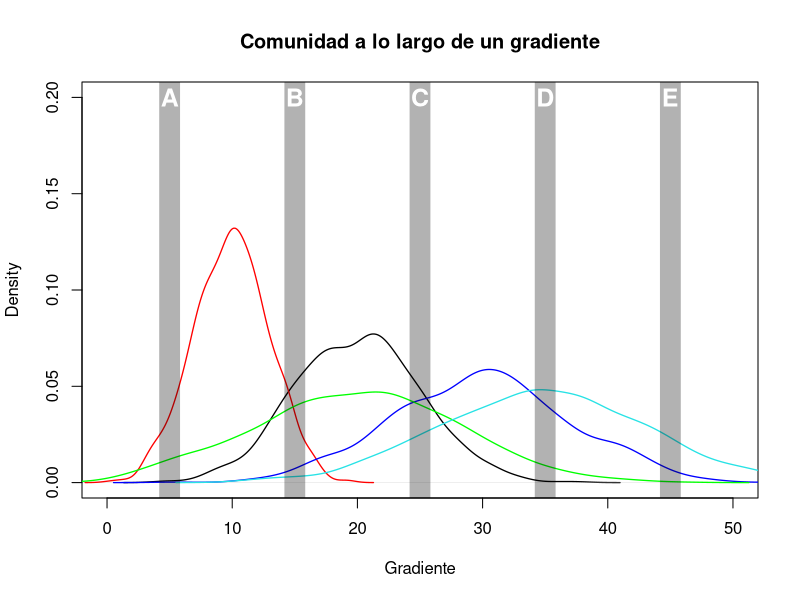
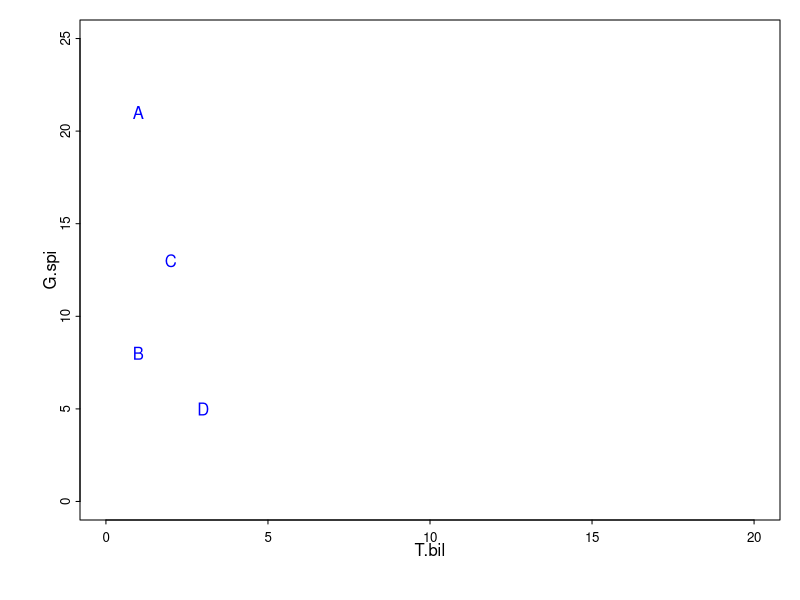
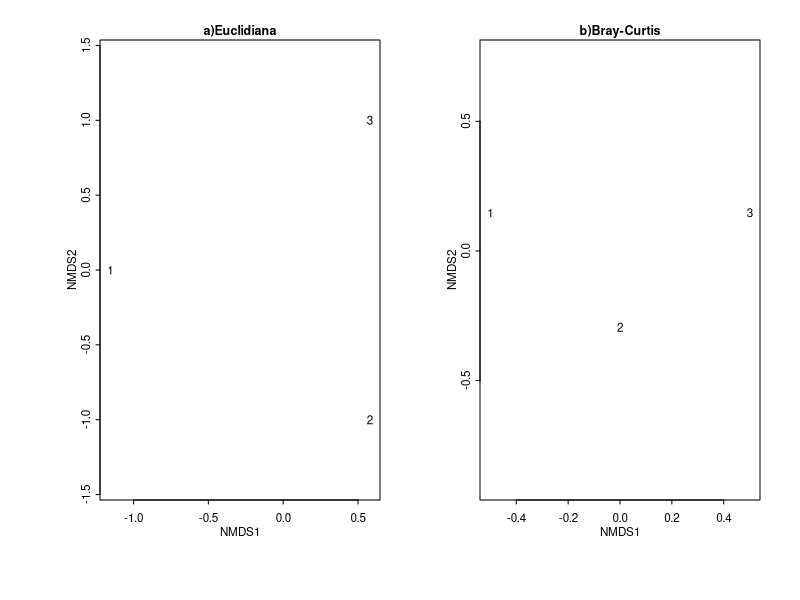
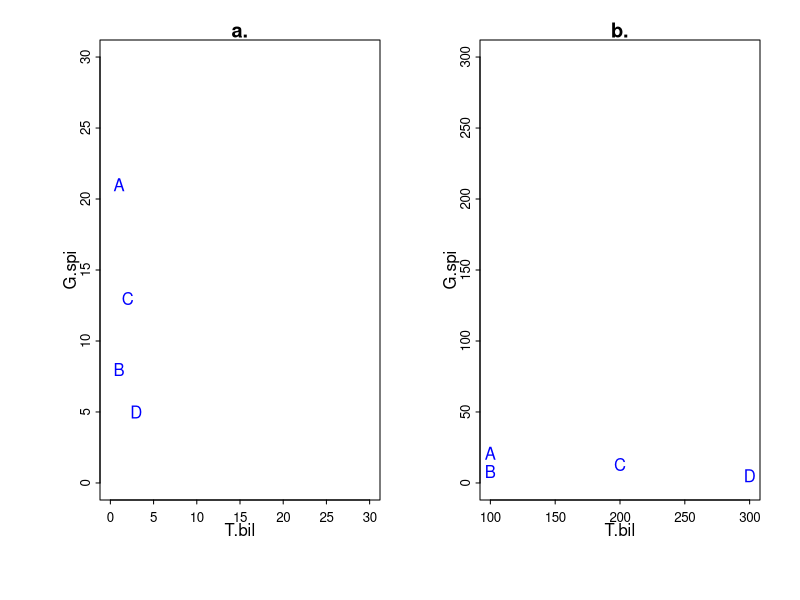
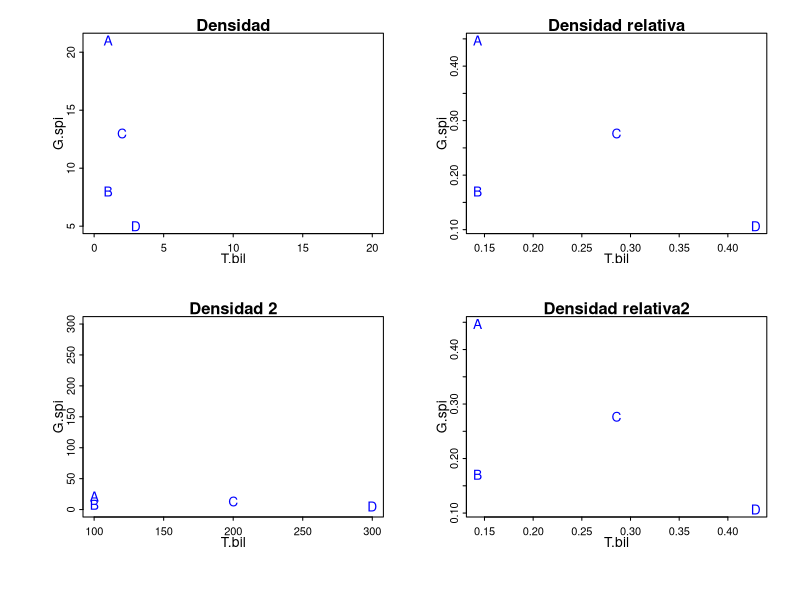

The R source for these figures, in order:
## ---- chunk 1
set.seed(3)
com <- matrix(c(rnorm(1000, 20, 5), rnorm(1000, 10, 3),
                rnorm(1000, 30, 7), rnorm(1000, 20, 8),
                rnorm(1000, 35, 8)), 1000, 5)
colnames(com) <- letters[1:5]

plot(density(com[,"a"]),main = "Comunidad a lo largo de un gradiente", xlab="Gradiente", ylim=c(0, 0.2), xlim=c(0,50), lwd=1.3)
lines(density(com[,"b"]), col="red", lwd=1.3)
lines(density(com[,"c"]), col="blue", lwd=1.3)
lines(density(com[,"d"]), col="green", lwd=1.3)
lines(density(com[,"e"]), col=5, lwd=1.3)

abline(v=seq(5,45, by=10), lty=1, lwd=20, col=rgb(0,0,0,0.3))
text(seq(5,45, by=10),rep(0.20, 5),LETTERS[1:5], cex=1.5, font=2, col="white")

## ---- chunk 2
dens <- data.frame(T.bil = c(1, 1, 2, 3), G.spi = c(21, 8, 13, 5),
                   C.tri = c(11, 3, 7, 5), C.sca = c(16, 0, 9, 4))
row.names(dens) <- LETTERS[1:4]
dens
## ---- chunk 3
par(mar=c(4,4,1,1), mgp=c(1,0.3,0), tcl= -0.2)
plot(dens[,1:2], type = "n", cex.axis=0.8, xlim=c(0,20), ylim=c(0,25)) 
text(dens[,1:2], row.names(dens), col ="blue")
## ---- chunk 4
comp <- dens
comp[comp>0] <- 1 #Generamos una matriz de presencia ausencia
comp

a <- sum(colSums(comp[1:2,])==1&comp[2,]==0)#Ocurren en A pero no en B
b <- sum(colSums(comp[1:2,])==1&comp[1,]==FALSE)#Ocurren en B pero no en A
c <- sum(colSums(comp[1:2,])==2) #ocurren en A y B

a;b;c
## ---- chunk 5
Sor <- (2*c)/(a+b+(2*c))
Jac <- c/(a+b+c)
Sim <- c/c+min(a,b)

Sor; Jac; Sim
## ---- chunk 6
library(knitr)

MatPS <- rbind(dens[1:2,], apply(dens[1:2, ], 2, min))#Obtenemos el valor mínimo de cada especie
MatPS <- data.frame(MatPS, Medidas=rowSums(MatPS), Tipo= c("A", "B", "W")) #Obtenemos W,A,B

kable(MatPS, caption = "Medidas para obtener el porcentaje de Similitud")

PS <- (2*MatPS[3,5])/(MatPS[1,5]+MatPS[2,5])
PS
## ---- chunk 7
x <- dens[2, 1] - dens[3, 1]
## ---- chunk 8
y <- dens[2, 2] - dens[3, 2]
## ---- chunk 9
sqrt(x^2 + y^2)
## ---- chunk 10
dist(dens[,1:2])
## ---- chunk 11
dcMat <- data.frame(spp1=c(1,0,0),spp2=c(1,1,0),
                    spp3=c(0,1,0),sp4=c(0,1,0),
                    spp5=c(0,1,1), spp6=c(0,0,1))

kable(dcMat, caption = "Efecto del doble cero")

## ---- chunk 12
library(vegan)
vegdist(dcMat, "euclidean")
## ---- chunk 13
dcMat2 <- data.frame(spp1=c(0,1,0),spp2=c(1,0,8),
                    spp3=c(1,0,7))

kable(dcMat2, caption = "Efecto de la abundancia")
## ---- chunk 14
vegdist(dcMat2, "euclidean")
## ---- chunk 15

library(vegan) 

#Distancia Euclidiana
mdsE <- metaMDS(dcMat, distance = "euc", autotransform = FALSE, trace = 0) 
#Distancia de Bray-Curtis
mdsB <- metaMDS(dcMat, distance = "bray", autotransform = FALSE, trace = 0) 

## ---- chunk 16

par(mfcol=c(1,2), oma=c(1,1,1,1), mar=c(4,4,1,1),
    mgp=c(1,0.3,0), tcl= -0.2)

plot(mdsE, display = "sites", 
     type = "text",main="a)Euclidiana", 
     cex.axis= 0.7, cex.main=0.75, cex.lab=0.7)

plot(mdsB, display = "sites", type = "text", 
     main="b)Bray-Curtis", 
     cex.axis= 0.7, cex.main=0.75, cex.lab=0.7)
## ---- chunk 17
par(mar=c(4,4,1,1), mgp=c(1,0.3,0), mfcol=c(1,2), tcl= -0.2)
dens1 <- dens
dens1$T.bil <- dens1$T.bil*100
plot(dens[,1:2], type = "n", cex.axis=0.8, xlim=c(0,30), ylim=c(0,30), main="a.") 
text(dens[,1:2], row.names(dens), col ="blue")

plot(dens1[,1:2], type = "n", cex.axis=0.8, ylim=c(0,300), main="b.") 
text(dens1[,1:2], row.names(dens1), col ="blue")
## ---- chunk 18
dens[,1]/sum(dens[,1])
dens1[,1]/sum(dens1[,1])
## ---- chunk 19

dens3 <- dens[,1:2]

for(i in 1:2){
dens3[,i] <- dens[,i]/sum(dens[,i])
}
dens4 <- dens1[,1:2]

for(i in 1:2){
dens4[,i] <- dens1[,i]/sum(dens1[,i])
}

par(mfcol=c(2,2), mar=c(4,4,1,1), mgp=c(1,0.3,0), tcl= -0.2)
plot(dens[,1:2], type = "n", cex.axis=0.8, xlim=c(0,20), main = "Densidad") 
text(dens[,1:2], row.names(dens), col ="blue")

plot(dens1[,1:2], type = "n", cex.axis=0.8, ylim=c(0,300), main = "Densidad 2") 
text(dens1[,1:2], row.names(dens1), col ="blue")

plot(dens3, type = "n", cex.axis=0.8, main = "Densidad relativa") 
text(dens3, row.names(dens3), col ="blue")

plot(dens4, type = "n", cex.axis=0.8, main = "Densidad relativa2") 
text(dens4, row.names(dens4), col ="blue")

## ---- chunk 20
library(readxl)
library(knitr)
dta <- read_excel("bentos.xlsx")
kable(dta, caption = "Comunidad de macroinvertebrados acuáticos")

## ---- chunk 21
set.seed(4)
aves<- data.frame(sp1= sample(1:90, 10), sp2= sample(100:250, 10))

insectos<- data.frame(sp1= sample(5:99, 10), sp2= sample(1000:2500, 10))

##¿Qué pasa cuando transformamos?
aveT <- round(cbind(aves, sqrt(aves),log(aves)),2)
colnames(aveT) <- paste(rep(c("sp1", "sp2"), 3), c("","","sqrt", "sqrt", "log", "log"), sep=".")

kable(aveT, caption = "Efecto de la transformación. Pequeñas diferencias")

insT <- round(cbind(insectos, sqrt(insectos),log(insectos)),2) 
colnames(insT) <- paste(rep(c("sp1", "sp2"), 3), c("","","sqrt", "sqrt", "log", "log"), sep=".")

kable(insT, caption = "Efecto de la transformación, Grandes diferencias")

## ---- chunk 22
avesE <- (aves[,1]-mean(aves[,1]))/sd(aves[,1])
avesE

round(mean(avesE),1);sd(avesE) 

## ---- chunk 23

set.seed(9)
datos <- data.frame(sp1=(sample(0:120, 3)), sp2=(sample(0:80, 3)), sp3=(sample(0:40, 3)), sp4=(sample(0:2010, 3)), sp5=(sample(0:180, 3)), sp6=(sample(0:20, 3)), sp7=(sample(0:1010, 3)), sp8=(sample(0:180, 3)))
set.seed(9)
datos <- rbind(datos, datos[1,]+sample(1:40, 8), datos[3,]+sample(1:120, 8))
rownames(datos) <- c(LETTERS[1:5])

datos[datos<=10] <- 0

knitr::kable(
  datos, booktabs = TRUE,
  caption = 'Comunidades hipotéticas'
)

